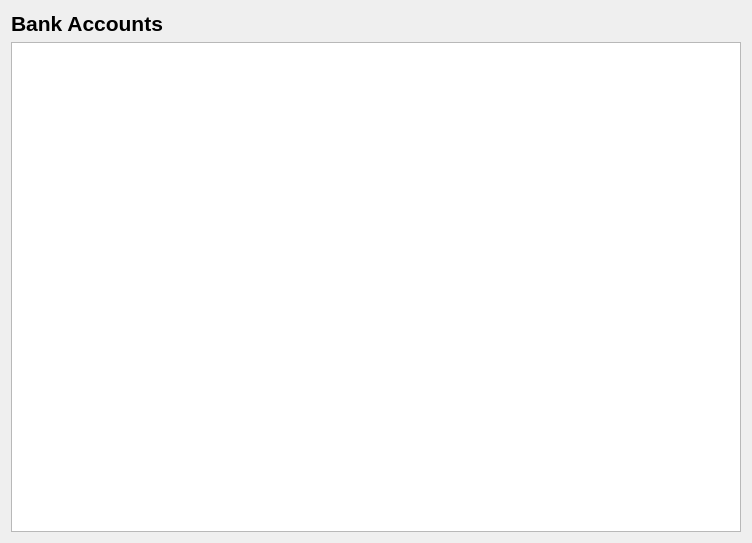
<?xml version="1.0" encoding="UTF-8"?>
<ui version="4.0">
 <class>PaneSettingsBankAccounts</class>
 <widget class="QWidget" name="PaneSettingsBankAccounts">
  <property name="geometry">
   <rect>
    <x>0</x>
    <y>0</y>
    <width>752</width>
    <height>543</height>
   </rect>
  </property>
  <property name="windowTitle">
   <string>Form</string>
  </property>
  <layout class="QVBoxLayout" name="verticalLayout">
   <item>
    <widget class="QLabel" name="label">
     <property name="font">
      <font>
       <pointsize>16</pointsize>
       <bold>true</bold>
      </font>
     </property>
     <property name="text">
      <string>Bank Accounts</string>
     </property>
    </widget>
   </item>
   <item>
    <widget class="QTableView" name="tableBankAccounts">
     <property name="editTriggers">
      <set>QAbstractItemView::AllEditTriggers</set>
     </property>
     <property name="alternatingRowColors">
      <bool>true</bool>
     </property>
     <property name="selectionMode">
      <enum>QAbstractItemView::SingleSelection</enum>
     </property>
     <property name="selectionBehavior">
      <enum>QAbstractItemView::SelectItems</enum>
     </property>
     <attribute name="horizontalHeaderStretchLastSection">
      <bool>true</bool>
     </attribute>
    </widget>
   </item>
  </layout>
 </widget>
 <resources/>
 <connections/>
</ui>
